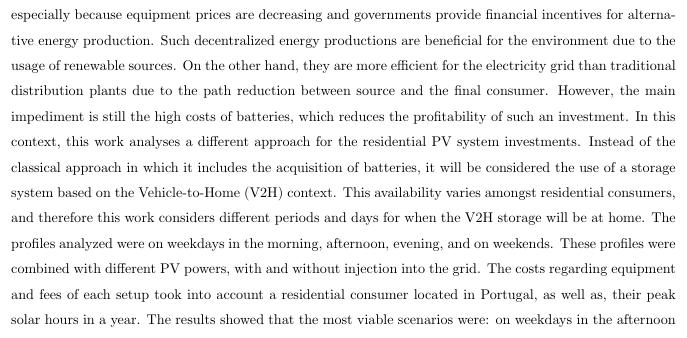
#> input picture images/0.jpg, 687 x 338 px
$ python -i TextImage.py   (imports and definitions only)
#> lines starting #> are read from the running program, lines starting #| are printed output that depends on the picture; after the words box and inside, x2 and y2 are one past the last pixel; in counts of white or black regions, pixels touching at a corner belong together
import skimage
from skimage.color import rgb2gray, rgba2rgb, gray2rgb
from skimage.util import img_as_ubyte
from skimage.draw import rectangle_perimeter, set_color
from skimage import io

from skimage.filters import rank
from skimage.morphology import disk, square, star, binary_dilation, binary_erosion, binary_opening

import numpy as np

import math

class TextImage:

    WHITE = 1
    BLACK = 0

    def __init__(self, filepath, threshold_img_bin = 0.5, threshold_percent_px_cols = 0.1, threshold_qty_px_rows_is_text = 5):

#> called with filepath = 'images/0.jpg', threshold_img_bin = 0.5, threshold_percent_px_cols = 0.1, threshold_qty_px_rows_is_text = 5
        assert threshold_img_bin >= 0 and threshold_img_bin <= 1, "threshold_img_bin is out of range"
        self.threshold_img_bin = threshold_img_bin

        assert threshold_percent_px_cols >= 0 and threshold_percent_px_cols <= 1, "threshold_percent_px_cols out of range"
        self.threshold_percent_px_cols = threshold_percent_px_cols

        assert threshold_qty_px_rows_is_text >= 1, "threshold_qty_px_rows_is_text out of range"
        self.threshold_qty_px_rows_is_text = threshold_qty_px_rows_is_text

        self.lines = []

        self.filepath = filepath
        image = io.imread(filepath)
#> image is the input picture: shape (338, 687, 3); min 0, max 255, mean 236.8

        self.image_original = np.copy(image)

        if image[0][0].size == 1:
            self.image_rgb  = gray2rgb(image)
            # by default gray is 0..1
            self.image_gray = rgb2gray(image)
        elif image[0][0].size == 4:
            self.image_rgb  = rgba2rgb(image)
            self.image_gray = rgb2gray(self.image_rgb)
        elif image[0][0].size == 3:
            self.image_rgb  = image
            self.image_gray = rgb2gray(self.image_rgb)

        else:
            raise Exception("image pixel dimension is not supported")

        # assure pixels are represented in 0-255 range
        self.image_rgb = img_as_ubyte(self.image_rgb)

        self.image_bin  = self.image_gray > threshold_img_bin
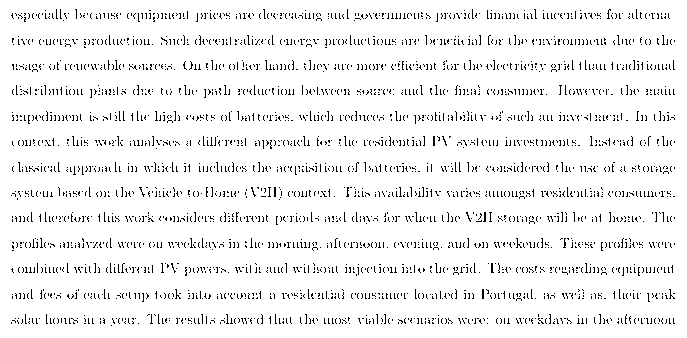
#> self.image_bin: shape (338, 687) bool; 94.2% white; black in thin lines or dots

        self.image_bin_dilated = np.array([])
        self.image_bin_dilated_words = np.array([])

        self.rows = self.image_gray.shape[0]
#> self.rows = 338
        self.cols = self.image_gray.shape[1]
#> self.cols = 687

        self.background_color = self.calcBackgroundColor()

        if self.background_color == self.WHITE:
            self.image_bin = np.invert(self.image_bin)

        self.text_color = self.WHITE
        self.background_color = self.BLACK

        assert self.text_color != self.background_color, "Background and text colors are the same!"


    def calcBackgroundColor(self):

        # if some coordinates are out of image boundaries,
        # the function does not take into account their
        # closest coordinates, instead, it just ignores
        # the out-of-bound coordinates.
        r, c = rectangle_perimeter((1,1), end=(self.rows - 2, self.cols - 2), shape=self.image_gray.shape)

        black_ctr = 0
        white_ctr = 0

        # set_color(self.image_rgb, (r, c), (0,255,0))

        for point in self.image_bin[r, c]:

            if point == self.BLACK:
                black_ctr = black_ctr + 1
            else:
                white_ctr = white_ctr + 1
#> after the loop, black_ctr = 0; white_ctr = 2050
#> in __init__, `self.image_bin = np.invert(self.image_bin)`: self.image_bin: shape (338, 687) bool; 5.8% white in thin lines or dots


        assert white_ctr != black_ctr, "Image perimeter has equal black and white pixels..."

        if white_ctr > black_ctr:
            return self.WHITE
        else:
            return self.BLACK

    # [89 lines left out: functions getTextLines, getTextLinesAlternative, dilateLines, not called in this run]


    def dilateWords(self, width=10):
        kernel = np.array([np.ones(width)])
        self.image_bin_dilated_words = binary_dilation(self.image_bin, kernel)


    # [19 lines left out: functions getWordsPerLine, drawTextLines, drawWords, not called in this run]

    def saveImages(self):

        # imsave converts images to uint8

        filepath_rgb = self.filepath.split('.')[0] + '_rgb.' + self.filepath.split('.')[1]
        io.imsave(filepath_rgb, self.image_rgb)

        filepath_bin = self.filepath.split('.')[0] + '_bin.' + self.filepath.split('.')[1]
        io.imsave(filepath_bin, img_as_ubyte(self.image_bin))
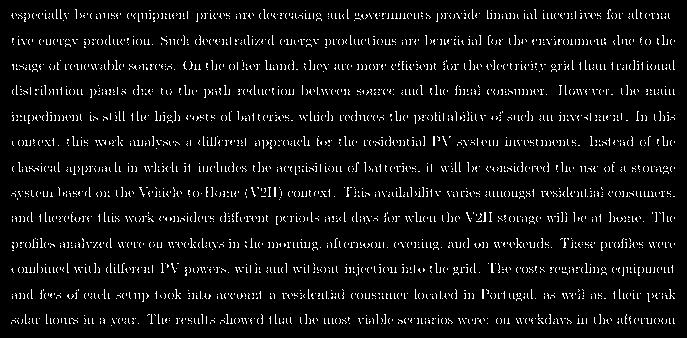
#> saved as 0_bin.jpg: shape (338, 687); min 0, max 255, mean 16.3

        filepath_gray = self.filepath.split('.')[0] + '_gray.' + self.filepath.split('.')[1]
        io.imsave(filepath_gray, img_as_ubyte(self.image_gray))


class Rectangle:

    # [21 lines left out: functions __init__, drawPerimeter, not called in this run]

        # image[r, c] = (255, 255, 0)


class TextLineImage(Rectangle):

    # if words arr is initialized here, it will be used by all objects instantiated from this class

    # [54 lines left out: functions __init__, getWords, drawWords, not called in this run]


>>> result = TextImage('images/0.jpg').saveImages()

$ run again, on images/12.jpg
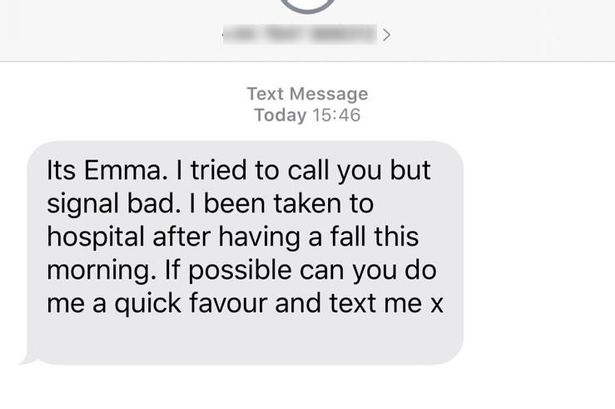
#> input picture images/12.jpg, 615 x 409 px
#> in __init__, image is the input picture: shape (409, 615, 3); mean R, G, B 235.2, 235.2, 236
#> in __init__, `self.image_bin  = self.image_gray > threshold_img_bin`:
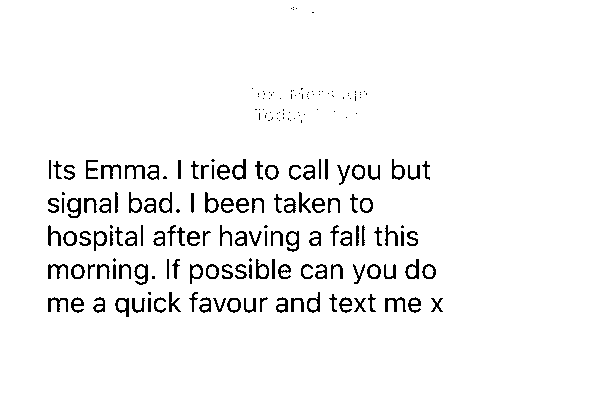
#> self.image_bin: shape (409, 615) bool; 95.9% white; black in thin lines or dots, all inside (x1, y1, x2, y2) = (48, 7, 443, 317)
#> after the loop in calcBackgroundColor, `for point in self.image_bin[r, c]:`: black_ctr = 0; white_ctr = 2048
#> in saveImages, `io.imsave(filepath_bin, img_as_ubyte(self.image_bin))`:
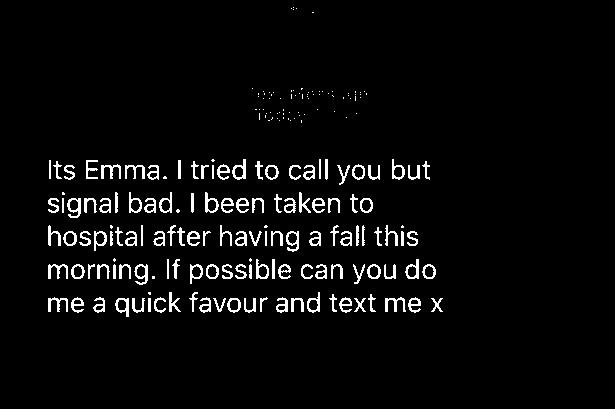
#> saved as 12_bin.jpg: shape (409, 615); min 0, max 255, mean 10.8
